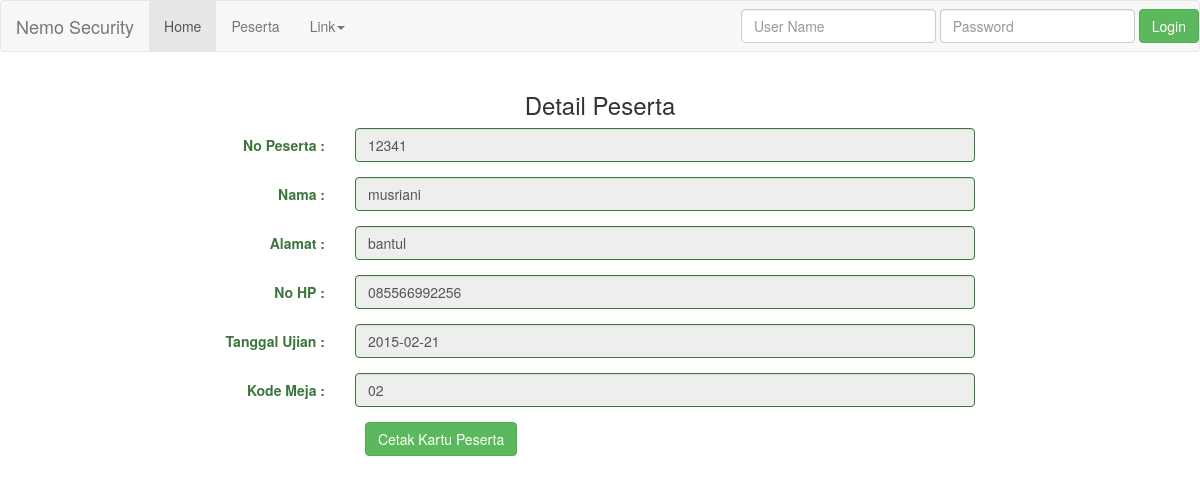
Page /v/sqli/detail.php?no_p=12341 on the committed database.
### tables this page shows
CREATE TABLE `peserta_pns` (
  `id` int(10) NOT NULL AUTO_INCREMENT,
  `no_p` int(20) NOT NULL,
  `nama` varchar(50) NOT NULL,
  `alamat` varchar(80) NOT NULL,
  `no_hp` char(12) NOT NULL,
  `tgl_ujian` date NOT NULL,
  `kode_meja` char(5) NOT NULL,
  `kode_soal` char(10) NOT NULL,
  PRIMARY KEY (`id`),
  UNIQUE KEY `no_p` (`no_p`)
);

### lib/db.class.php (called while the page is built, shortened)
<?php
class DB {
        public function fetch_All($query){
            $q = mysql_query($query) or die(mysql_error());
            return $q;
        }
}

### v/sqli/detail.php (the view, shortened to what this page needs)
<?php
require_once lib.'db.class.php';
    $nop = $_GET['no_p'];
    $dbh = new DB();
    $query = "SELECT * FROM peserta_pns WHERE no_p = $nop";
    $query = $dbh->fetch_All($query);
    $q = mysql_fetch_assoc($query);
?>
<html>
    <head>
        <link rel="stylesheet" href="../../css/bootstrap.min.css">
    </head>
    <body>
        <nav class="navbar navbar-default" role="navigation">
            <div class="navbar-header">
                <a class="navbar-brand" href="../../index.php">Nemo Security</a>
            </div>
        <div>
            <ul class="nav navbar-nav">
                <li class="active"><a href="index.php">Home</a></li>
                <li><a href="index.php">Peserta</a></li>
                <li class="dropdown">
                    <a href="#" class="dropdown-toggle" data-toggle="dropdown">Link<b class="caret"></b></a>
                </li>
            </ul>
        </div>
            <div>
                <form method="post" action="login.php" class="navbar-form navbar-right" role="login">
                    <div class="form-group">
                        <input type="text" class="form-control" name="uname" placeholder="User Name" required="">
                    </div>
                    <div class="form-group">
                        <input type="password" class="form-control" name="pass" placeholder="Password" required="">
                    </div>
                    <button type="submit" name="Login" class="btn btn-success">Login</button>
                </form>
            </div>
        </nav>
        <div class="container">
            <div class="row">
            <div class="col-md-2"></div>
            <div class="col-md-8">
                <h3 style="text-align: center">Detail Peserta</h3>
                <form class="form-horizontal" role="form">
                <div class="form-group has-success">
                    <label class="col-sm-2 control-label">No Peserta :</label>
                    <div class="col-md-10">
                        <input class="form-control" value="<?php echo $q['no_p']?>" type="text" disabled>
                    </div>
                </div>
                <div class="form-group has-success">
                    <label class="col-sm-2 control-label">Nama :</label>
                    <div class="col-md-10">
                        <input class="form-control" type="text" value="<?php echo $q['nama']?>" disabled>
                    </div>
                </div>
                <div class="form-group has-success">
                    <label class="col-sm-2 control-label">Alamat :</label>
                    <div class="col-md-10">
                    <input class="form-control"  type="text" value="<?php echo $q['alamat']?>" disabled>
                    </div>
                </div>
                <div class="form-group has-success">
                    <label class="col-sm-2 control-label">No HP :</label>
                    <div class="col-md-10">
                    <input class="form-control" type="text" value="<?php echo $q['no_hp']?>" disabled>
                    </div>
                </div>
                <div class="form-group has-success">
                    <label class="col-sm-2 control-label">Tanggal Ujian :</label>
                    <div class="col-md-10">
                    <input class="form-control" type="text" value="<?php echo $q['tgl_ujian']?>" disabled>
                    </div>
                </div>
                <div class="form-group has-success">
                    <label class="col-sm-2 control-label">Kode Meja :</label>
                    <div class="col-md-10">
                    <input class="form-control" type="text" value="<?php echo $q['kode_meja']?>" disabled>
                    </div>
                </div>
                    <label class="col-sm-2 control-label"></label>
                    <div class="col-md-10">
                    <button type="button" class="btn btn-success">Cetak Kartu Peserta</button>
                    </div>
            </form>
            </div>
            <div class="col-md-2"></div>
            </div>
        </div>
    </body>
</html>

### rows in the picture
peserta_pns: no_p "12341", nama "musriani", alamat "bantul", no_hp "085566992256", tgl_ujian "2015-02-21", kode_meja "02"
